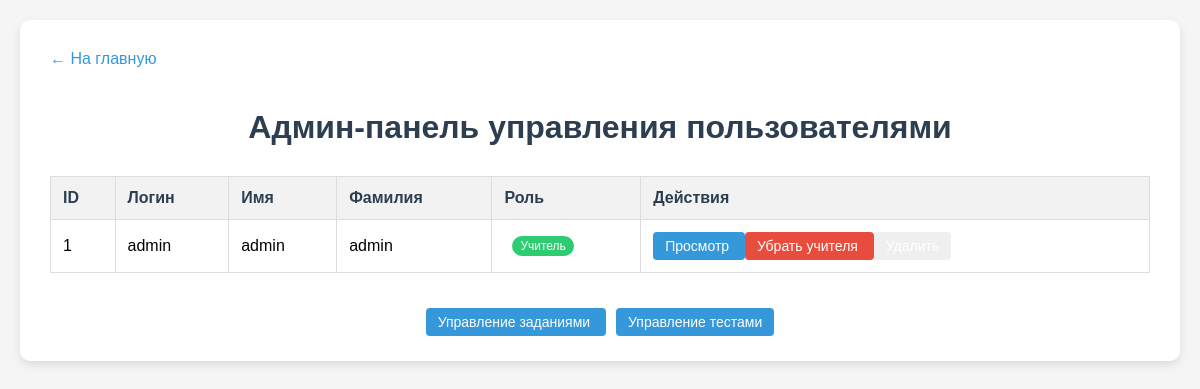
Page /admin (signed in) on the earlier database version.
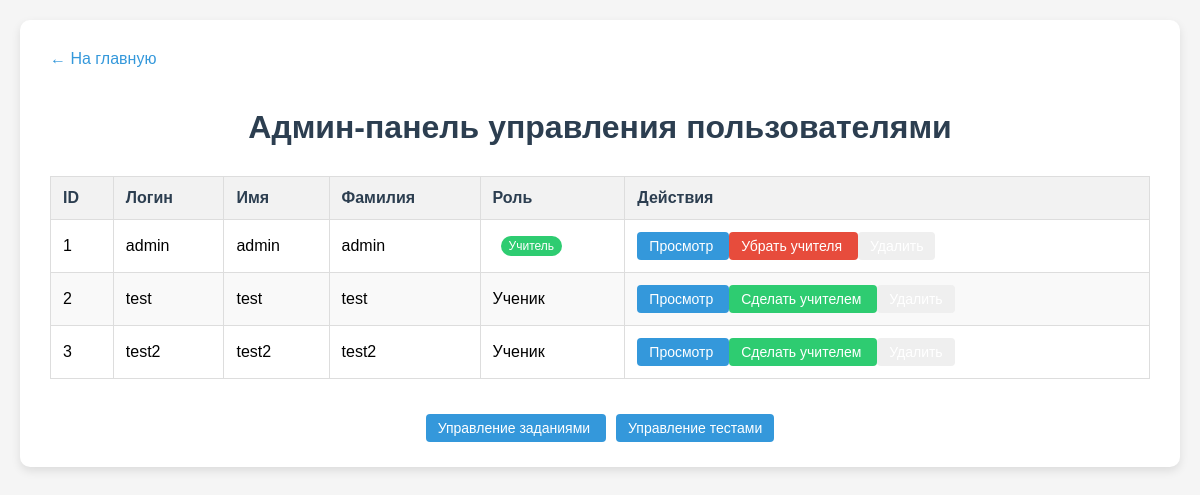
Same page on the later database version.
### tables this page shows
CREATE TABLE users (id INTEGER PRIMARY KEY AUTOINCREMENT, username TEXT UNIQUE NOT NULL, name TEXT, surname TEXT, password TEXT NOT NULL);

### app.py (the view)
@app.route('/admin')
def admin_panel():
    if not is_admin():
        flash('Доступ запрещен', 'error')
        return redirect(url_for('home'))
    users = get_all_users()
    return render_template('admin_panel.html', users=users, user=session.get('user_info'))

### app.py (called while the page is built)
def is_admin():
    return 'user_info' in session and session['user_info'].get('username') == 'admin'

def get_all_users():
    conn = sqlite3.connect(DB_PATH)
    cursor = conn.cursor()
    cursor.execute("SELECT id, username, name, surname FROM users")
    users = [{'id': row[0], 'username': row[1], 'name': row[2], 'surname': row[3], 'is_teacher': is_user_teacher(row[0])} for row in cursor.fetchall()]
    conn.close()
    return users

def is_user_teacher(user_id):
    conn = sqlite3.connect(DB_PATH)
    cursor = conn.cursor()
    cursor.execute("SELECT 1 FROM teachers WHERE user_id = ?", (user_id,))
    result = cursor.fetchone() is not None
    conn.close()
    return result

### templates/admin_panel.html (shortened to what this page needs)
<!DOCTYPE html>
<html lang="ru">
<head>
</head>
<body>
    <div class="container">
        <a href="{{ url_for('home') }}" class="back-link">← На главную</a>
        <h1>Админ-панель управления пользователями</h1>
        <table>
            <thead>
                <tr>
                    <th>ID</th>
                    <th>Логин</th>
                    <th>Имя</th>
                    <th>Фамилия</th>
                    <th>Роль</th>
                    <th>Действия</th>
                </tr>
            </thead>
            <tbody>
                {% for user in users %}
                <tr>
                    <td>{{ user.id }}</td>
                    <td>{{ user.username }}</td>
                    <td>{{ user.name }}</td>
                    <td>{{ user.surname }}</td>
                    <td>
                        {% if user.is_teacher %}
                        <span class="teacher-badge">Учитель</span>
                        {% else %}
                        Ученик
                        {% endif %}
                    </td>
                    <td>
                        <a href="{{ url_for('admin_view_user', user_id=user.id) }}" class="btn btn-view">
                            Просмотр
                        </a>
                        <a href="{{ url_for('admin_toggle_teacher', user_id=user.id) }}"
                        class="btn {% if user.is_teacher %}btn-not-teacher{% else %}btn-teacher{% endif %}">
                            {% if user.is_teacher %}Убрать учителя{% else %}Сделать учителем{% endif %}
                        </a>
                        <form method="POST" action="{{ url_for('admin_delete_user', user_id=user.id) }}" style="display: inline;">
                            <button type="submit" class="btn btn-danger" onclick="return confirm('Вы уверены, что хотите удалить этого пользователя?')">
                            </button>
                        </form>
                    </td>
                </tr>
                {% endfor %}
            </tbody>
        </table>
        <div style="margin-top: 40px; text-align: center;">
            <a href="{{ url_for('admin_tasks') }}" class="btn btn-view" style="margin-right: 10px;">
                Управление заданиями
            </a>
            <a href="{{ url_for('view_tests') }}" class="btn btn-view">
                Управление тестами
            </a>
        </div>
    </div>
</body>
</html>

### templates/admin_panel.html (style rules this page uses)
body { font-family: Arial, sans-serif; background-color: #f5f5f5; margin: 0; padding: 20px; }
.container { max-width: 1200px; margin: 0 auto; background: white; padding: 30px; border-radius: 10px; box-shadow: 0 4px 10px rgba(0,0,0,0.1); }
h1 { color: #2c3e50; text-align: center; margin-bottom: 30px; }
.back-link { display: inline-block; margin-bottom: 20px; color: #3498db; text-decoration: none; }
table { width: 100%; border-collapse: collapse; margin-top: 20px; }
th, td { border: 1px solid #ddd; padding: 12px; text-align: left; }
th { background-color: #f2f2f2; font-weight: bold; color: #2c3e50; }
tr:nth-child(even) { background-color: #f9f9f9; }
.btn { padding: 6px 12px; border-radius: 4px; text-decoration: none; color: white; font-size: 14px; border: none; cursor: pointer; }
.btn-view { background-color: #3498db; }
.btn-teacher { background-color: #2ecc71; }
.btn-not-teacher { background-color: #e74c3c; }
.teacher-badge { display: inline-block; padding: 3px 8px; background-color: #2ecc71; color: white; border-radius: 12px; font-size: 12px; margin-left: 8px; }

Differences in the rows shown:
added users: id "2", username "test", name "test", surname "test", shows "Ученик", shows "Сделать учителем"
added users: id "3", username "test2", name "test2", surname "test2", shows "Ученик", shows "Сделать учителем"
